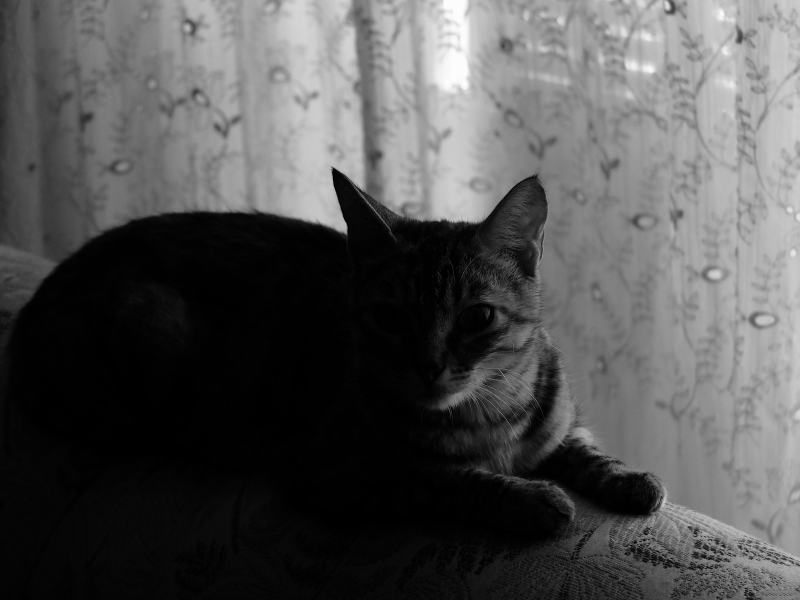
#> input picture 數位影像處理(李明穗)/hw1/SampleImage/sample2.png, 800 x 600 px, found by its file name
$ python 1_f.py
#> lines starting #> are read from the running program, lines starting #| are printed output that depends on the picture
import numpy as np
import cv2
import matplotlib.pyplot as plt

#1_f
img = cv2.imread("sample2.png",cv2.IMREAD_GRAYSCALE)
#> img is the input picture: shape (600, 800); min 0, max 254, mean 82.8
hist,bins = np.histogram(img.flatten(),bins =  [x for x in range(257)])
#> hist = 256 values, max 49133 at index 1, min 0 at index 255, mean 1875; bins = 257 values from 0 to 256
cdf = hist.cumsum() #算cdf
#> cdf = 256 values from 19995 to 480000

for y in range(img.shape[0]):
    for x in range(img.shape[1]):
        img[y][x]=cdf[img[y][x]]/cdf.max()*255
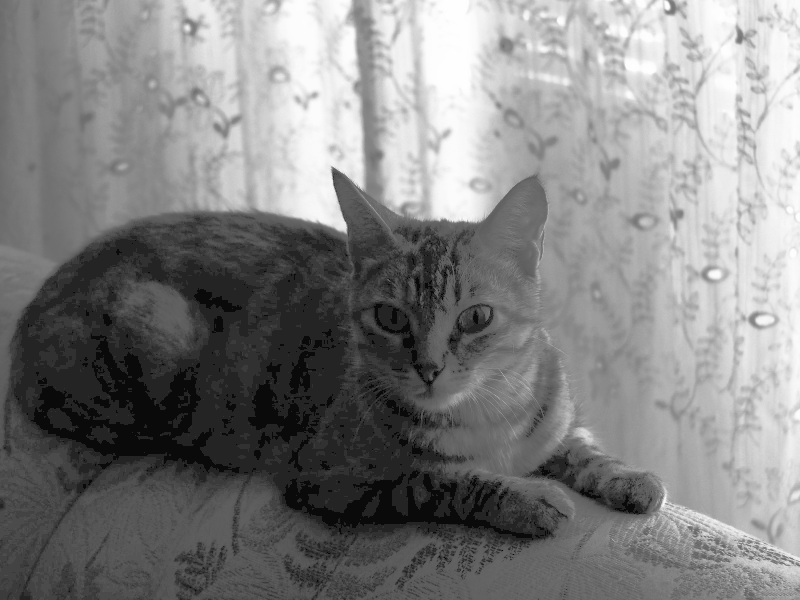
#> img: shape (600, 800); min 10, max 255, mean 129.7

img = img.astype(np.float64)
img /= 255
img = img ** (0.8)
img *= 255
img = img.astype(np.uint8)

cv2.imwrite("result11.png",img)
plt.hist(img.flatten(),bins =  [x for x in range(256)])
plt.savefig("result11_hist.png")
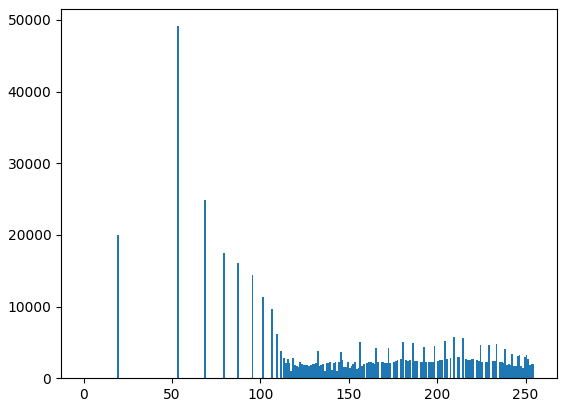
#> figure drawn by matplotlib, 1 panel; tallest bar 49133 high, from x = 53 to 54
plt.show()
#cv2.imshow("haha",img)
#cv2.waitKey(0)

$ run again, with 數位影像處理(李明穗)/hw1/SampleImage/sample3.png copied over 數位影像處理(李明穗)/hw1/SampleImage/sample2.png
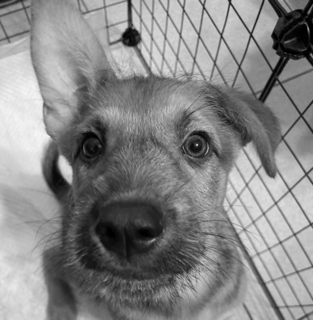
#> input picture 數位影像處理(李明穗)/hw1/SampleImage/sample3.png, 313 x 320 px, found by its file name
#> img is the input picture: shape (320, 313); min 0, max 246, mean 133.9
#> hist = 256 values, max 825 at index 136, min 0 at index 247, mean 391.2; bins = 257 values from 0 to 256
#> cdf = 256 values from 100 to 100160
#> after the loop `for y in range(img.shape[0]):`:
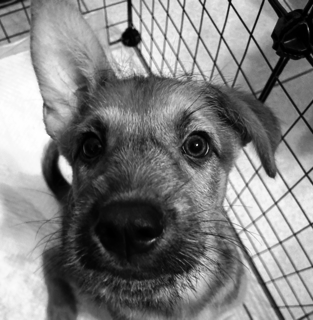
#> img: shape (320, 313); min 0, max 255, mean 127.6
#> `plt.savefig("result11_hist.png")`:
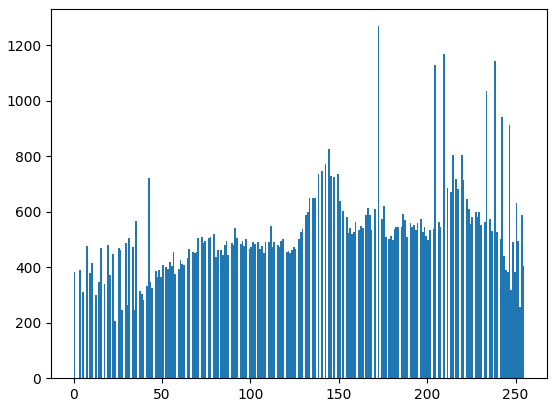
#> figure drawn by matplotlib, 1 panel; tallest bar 1268 high, from x = 172 to 173
